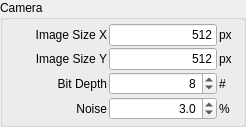
         <widget class="QGroupBox" name="groupBox">
          <property name="title">
           <string>Camera</string>
          </property>
          <layout class="QGridLayout" name="gridLayout">
           <property name="leftMargin">
            <number>4</number>
           </property>
           <property name="topMargin">
            <number>4</number>
           </property>
           <property name="rightMargin">
            <number>4</number>
           </property>
           <property name="bottomMargin">
            <number>4</number>
           </property>
           <property name="spacing">
            <number>2</number>
           </property>
           <item row="0" column="2">
            <widget class="QLabel" name="label_3">
             <property name="sizePolicy">
              <sizepolicy hsizetype="Preferred" vsizetype="Preferred">
               <horstretch>0</horstretch>
               <verstretch>0</verstretch>
              </sizepolicy>
             </property>
             <property name="minimumSize">
              <size>
               <width>20</width>
               <height>0</height>
              </size>
             </property>
             <property name="maximumSize">
              <size>
               <width>20</width>
               <height>16777215</height>
              </size>
             </property>
             <property name="text">
              <string>px</string>
             </property>
            </widget>
           </item>
           <item row="0" column="0">
            <widget class="QLabel" name="label">
             <property name="sizePolicy">
              <sizepolicy hsizetype="Preferred" vsizetype="Preferred">
               <horstretch>0</horstretch>
               <verstretch>0</verstretch>
              </sizepolicy>
             </property>
             <property name="minimumSize">
              <size>
               <width>100</width>
               <height>0</height>
              </size>
             </property>
             <property name="text">
              <string>Image Size X</string>
             </property>
             <property name="alignment">
              <set>Qt::AlignRight|Qt::AlignTrailing|Qt::AlignVCenter</set>
             </property>
            </widget>
           </item>
           <item row="0" column="1">
            <widget class="QLineEdit" name="mCameraImageSizeXLineEdit">
             <property name="sizePolicy">
              <sizepolicy hsizetype="Preferred" vsizetype="Fixed">
               <horstretch>0</horstretch>
               <verstretch>0</verstretch>
              </sizepolicy>
             </property>
             <property name="text">
              <string>512</string>
             </property>
             <property name="alignment">
              <set>Qt::AlignRight|Qt::AlignTrailing|Qt::AlignVCenter</set>
             </property>
            </widget>
           </item>
           <item row="1" column="1">
            <widget class="QLineEdit" name="mCameraImageSizeYLineEdit">
             <property name="sizePolicy">
              <sizepolicy hsizetype="Preferred" vsizetype="Fixed">
               <horstretch>0</horstretch>
               <verstretch>0</verstretch>
              </sizepolicy>
             </property>
             <property name="text">
              <string>512</string>
             </property>
             <property name="alignment">
              <set>Qt::AlignRight|Qt::AlignTrailing|Qt::AlignVCenter</set>
             </property>
            </widget>
           </item>
           <item row="1" column="2">
            <widget class="QLabel" name="label_4">
             <property name="sizePolicy">
              <sizepolicy hsizetype="Preferred" vsizetype="Preferred">
               <horstretch>0</horstretch>
               <verstretch>0</verstretch>
              </sizepolicy>
             </property>
             <property name="minimumSize">
              <size>
               <width>20</width>
               <height>0</height>
              </size>
             </property>
             <property name="maximumSize">
              <size>
               <width>20</width>
               <height>16777215</height>
              </size>
             </property>
             <property name="text">
              <string>px</string>
             </property>
            </widget>
           </item>
           <item row="1" column="0">
            <widget class="QLabel" name="label_2">
             <property name="sizePolicy">
              <sizepolicy hsizetype="Preferred" vsizetype="Preferred">
               <horstretch>0</horstretch>
               <verstretch>0</verstretch>
              </sizepolicy>
             </property>
             <property name="minimumSize">
              <size>
               <width>100</width>
               <height>0</height>
              </size>
             </property>
             <property name="text">
              <string>Image Size Y</string>
             </property>
             <property name="alignment">
              <set>Qt::AlignRight|Qt::AlignTrailing|Qt::AlignVCenter</set>
             </property>
            </widget>
           </item>
           <item row="3" column="0">
            <widget class="QLabel" name="label_5">
             <property name="sizePolicy">
              <sizepolicy hsizetype="Preferred" vsizetype="Preferred">
               <horstretch>0</horstretch>
               <verstretch>0</verstretch>
              </sizepolicy>
             </property>
             <property name="minimumSize">
              <size>
               <width>100</width>
               <height>0</height>
              </size>
             </property>
             <property name="text">
              <string>Noise</string>
             </property>
             <property name="alignment">
              <set>Qt::AlignRight|Qt::AlignTrailing|Qt::AlignVCenter</set>
             </property>
            </widget>
           </item>
           <item row="2" column="2">
            <widget class="QLabel" name="label_9">
             <property name="sizePolicy">
              <sizepolicy hsizetype="Preferred" vsizetype="Preferred">
               <horstretch>0</horstretch>
               <verstretch>0</verstretch>
              </sizepolicy>
             </property>
             <property name="minimumSize">
              <size>
               <width>20</width>
               <height>0</height>
              </size>
             </property>
             <property name="maximumSize">
              <size>
               <width>20</width>
               <height>16777215</height>
              </size>
             </property>
             <property name="text">
              <string>#</string>
             </property>
            </widget>
           </item>
           <item row="3" column="1">
            <widget class="QDoubleSpinBox" name="mCameraNoiseDoubleSpinBox">
             <property name="sizePolicy">
              <sizepolicy hsizetype="Preferred" vsizetype="Fixed">
               <horstretch>0</horstretch>
               <verstretch>0</verstretch>
              </sizepolicy>
             </property>
             <property name="alignment">
              <set>Qt::AlignRight|Qt::AlignTrailing|Qt::AlignVCenter</set>
             </property>
             <property name="suffix">
              <string/>
             </property>
             <property name="decimals">
              <number>1</number>
             </property>
             <property name="maximum">
              <double>100.000000000000000</double>
             </property>
             <property name="value">
              <double>3.000000000000000</double>
             </property>
            </widget>
           </item>
           <item row="3" column="2">
            <widget class="QLabel" name="label_8">
             <property name="sizePolicy">
              <sizepolicy hsizetype="Preferred" vsizetype="Preferred">
               <horstretch>0</horstretch>
               <verstretch>0</verstretch>
              </sizepolicy>
             </property>
             <property name="minimumSize">
              <size>
               <width>20</width>
               <height>0</height>
              </size>
             </property>
             <property name="maximumSize">
              <size>
               <width>20</width>
               <height>16777215</height>
              </size>
             </property>
             <property name="text">
              <string>%</string>
             </property>
            </widget>
           </item>
           <item row="2" column="1">
            <widget class="QSpinBox" name="mCameraBitDepthSpinBox">
             <property name="sizePolicy">
              <sizepolicy hsizetype="Preferred" vsizetype="Fixed">
               <horstretch>0</horstretch>
               <verstretch>0</verstretch>
              </sizepolicy>
             </property>
             <property name="alignment">
              <set>Qt::AlignRight|Qt::AlignTrailing|Qt::AlignVCenter</set>
             </property>
             <property name="suffix">
              <string/>
             </property>
             <property name="minimum">
              <number>1</number>
             </property>
             <property name="maximum">
              <number>16</number>
             </property>
             <property name="value">
              <number>8</number>
             </property>
            </widget>
           </item>
           <item row="2" column="0">
            <widget class="QLabel" name="label_10">
             <property name="sizePolicy">
              <sizepolicy hsizetype="Preferred" vsizetype="Preferred">
               <horstretch>0</horstretch>
               <verstretch>0</verstretch>
              </sizepolicy>
             </property>
             <property name="minimumSize">
              <size>
               <width>100</width>
               <height>0</height>
              </size>
             </property>
             <property name="text">
              <string>Bit Depth</string>
             </property>
             <property name="alignment">
              <set>Qt::AlignRight|Qt::AlignTrailing|Qt::AlignVCenter</set>
             </property>
            </widget>
           </item>
          </layout>
         </widget>
